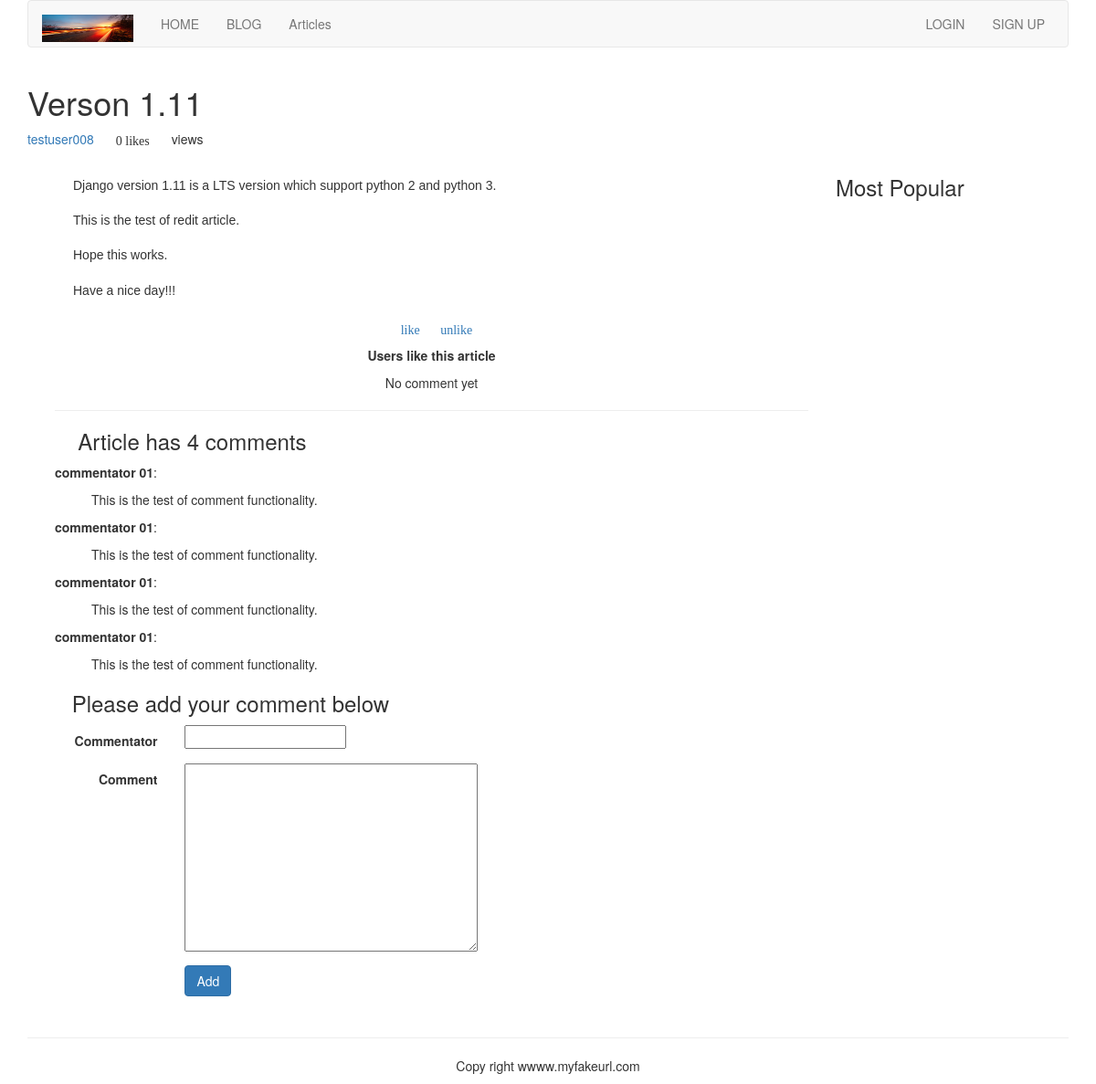
/article/list-article-detail/6/Verson-1-11/, run on the app's committed database.
### article/models.py (models this page shows, shortened)
class ArticlePost(models.Model):
    author = models.ForeignKey(User, related_name = 'article')
    title = models.CharField(max_length = 200)
    slug = models.SlugField(max_length = 500)
    column = models.ForeignKey(ArticleColumn, related_name = 'article_column')
    body = models.TextField()
    created = models.DateTimeField(default = timezone.now())
    updated = models.DateTimeField(auto_now = True)
    users_like = models.ManyToManyField(User, related_name = 'articles_like', blank = True)
    class Meta:
        ordering = ('-updated',)
        index_together = (('id', 'slug'),)

class Comment(models.Model):
    article = models.ForeignKey(ArticlePost, related_name = 'comments')
    commentator = models.CharField(max_length = 20)
    body = models.TextField()
    created = models.DateTimeField(auto_now_add = True)
    class Meta:
        ordering = ('-created',)

### article/list_views.py (the view)
# urls.py: url(r'^article-detail/(?P<id>\d+)/(?P<slug>[-\w]+)/$', views.article_detail, name = 'article_detail'),
def article_detail(request, id, slug):
    article = get_object_or_404(ArticlePost, id = id, slug = slug)
    total_views = r.incr('article:{}:views'.format(article.id))
    r.zincrby('article_ranking', article.id, 1)
    article_ranking = r.zrange('article_ranking', 0, -1, desc = True)[:10]
    article_ranking_ids = [int(id) for id in article_ranking]
    most_viewed = list(ArticlePost.objects.filter(id__in = article_ranking_ids))
    most_viewed.sort(key = lambda x: article_ranking_ids.index(x.id))
    if request.method == 'POST':
        comment_form = CommentForm(data = request.POST)
        if comment_form.is_valid():
            new_comment = comment_form.save(commit = False)
            new_comment.article = article
            new_comment.save()
    else:
        comment_form = CommentForm()
    return render(request, 'article/list/article_detail.html', {'article':article, 'total_views':total_views,
                                                                'most_viewed':most_viewed, 'comment_form':comment_form})

### article/forms.py
class CommentForm(forms.ModelForm):
    class Meta:
        model = Comment
        fields = ('commentator', 'body')

### templates/article/list/article_detail.html (shortened to what this page needs)
{% extends "base.html" %}
{% load staticfiles %}
{% block content %}
{% with total_likes=article.users_like.count users_like=article.users_like.all %}
<div>
    <header>
        <h1>{{ article.title }}</h1>
        <p>
            <a href="{% url 'article:author_articles' article.author.username %}">
                {{article.author.username}}
            </a>
            <span style="margin-left:20px" class="glyphicon glyphicon-thums-up">
                {{total_likes}} like{{total_likes|pluralize}}</span>
            <span style="margin-left:20px">{{total_views}} view{{total_views|pluralize}}</span>
        </p>
    </header>
    <link rel="stylesheet" href="{% static 'editor/css/editormd.preview.css' %}" />
    <div class="container">
    <div class="col-md-9">
    <div id="editormd-view">
    </div>
    <div>
        <p class="text-center">
            <a onclick="like_article({{article.id}}, 'like')" href="#">
                <span class="glyphicon glyphicon-thumbs-up">like</span>
            </a>
            <a onclick="like_article({{article.id}}, 'unlike')" href="#">
                <span class="glyphicon glyphicon-thumbs-down">unlike</span>
            </a>
        </p>
    </div>
    <div>
        <p class="text-center"><strong>Users like this article</strong></p>
        {% for user in article.users_like.all %}
        <p class="text-center">{{user.username}}</p>
        {% empty %}
        <p class="text-center">No comment yet</p>
        {% endfor %}
    </div>
        <hr>
        <div>
            <h3>
                <span class="glyphicon glyphicon-bullhorn"></span>
                Article has {{article.comments.count}} comments
            </h3>
            {% for comment in article.comments.all %}
            <div>
                <p><strong>{{comment.commentator}}</strong>: </p>
                <p style="margin-left:40px;">{{comment.body}}</p>
            </div>
            {% empty %}
            <p>No comment yet.</p>
            {% endfor %}
            <h3><span class="glyphicon glyphicon-send"></span>Please add your comment below</h3>
            <form action="." method="post" class="form-horizontal" role="form">{% csrf_token %}
                <div class="form-group">
                    <label for="imputEmail3" class="col-sm-2 control-label">Commentator</label>
                    <div class="col-sm-10">
                        {{comment_form.commentator}}
                    </div>
                </div>
                <div class="form-group">
                    <label for="imputEmail3" class="col-sm-2 control-label">Comment</label>
                    <div class="col-sm-10">
                        {{comment_form.body}}
                    </div>
                </div>
                <div class="form-group">
                    <div class="col-sm-offset-2 col-sm-10">
                        <p><input type="submit" name="" value="Add" class="btn btn-primary"></p>
                    </div>
                </div>
            </form>
        </div>
    </div>
    <div class="col-md-3">
        <p class="text-center"><h3>Most Popular</h3></p>
    </div>
    </div>
</div>
{% endwith %}
{% endblock %}

### static/editor/css/editormd.preview.css (style rules this page uses)
.markdown-body { -ms-text-size-adjust: 100%; -webkit-text-size-adjust: 100%; color: #333; overflow: hidden; font-family: "Microsoft YaHei", Helvetica, "Meiryo UI", "Malgun Gothic", "Segoe UI", "Trebuchet MS", "Monaco", monospace, Tahoma, STXihei, "华文细黑", STHeiti, "Helvetica Neue", "Droid Sans", "wenquanyi micro hei", FreeSans, Arimo, Arial, SimSun, "宋体", Heiti, "黑体", sans-serif; font-size: 16px; line-height: 1.6; word-wrap: break-word; }
.editormd-preview-container, .editormd-html-preview { text-align: left; font-size: 14px; line-height: 1.6; padding: 20px; overflow: auto; width: 100%; background-color: #fff; }

### data on the page
ArticlePost: title "Verson 1.11", author.username "testuser008", comments.count "4"
Comment: commentator "commentator 01", body "This is the test of comment functionality."
Comment: commentator "commentator 01", body "This is the test of comment functionality."
Comment: commentator "commentator 01", body "This is the test of comment functionality."
Comment: commentator "commentator 01", body "This is the test of comment functionality."

### other printed values
{{ total_likes }} "0"
